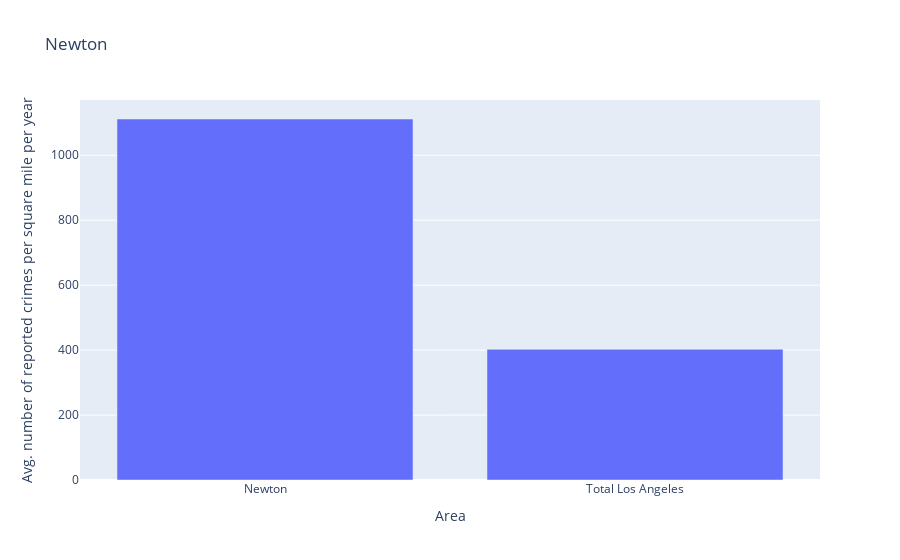

Notebook code for this chart:
### Code cell
plot_3(selected)

### Figure 1 — Plotly figure (JSON) as saved in the notebook; plotly's stock layout.template omitted (floating-point values rounded to 4 significant figures)
{"data": [{"alignmentgroup": "True", "hovertemplate": "Area=%{x}<br>Avg. number of reported crimes per square mile per year=%{y}<extra></extra>", "legendgroup": "", "marker": {"color": "#636efa"}, "name": "", "offsetgroup": "", "orientation": "v", "showlegend": false, "textposition": "auto", "type": "bar", "x": ["Newton", "Total Los Angeles"], "xaxis": "x", "y": [1112.0, 402.4], "yaxis": "y"}], "layout": {"barmode": "relative", "legend": {"tracegroupgap": 0}, "title": {"text": "Newton"}, "xaxis": {"anchor": "y", "domain": [0, 1], "title": {"text": "Area"}}, "yaxis": {"anchor": "x", "domain": [0, 1], "title": {"text": "Avg. number of reported crimes per square mile per year"}}}}
